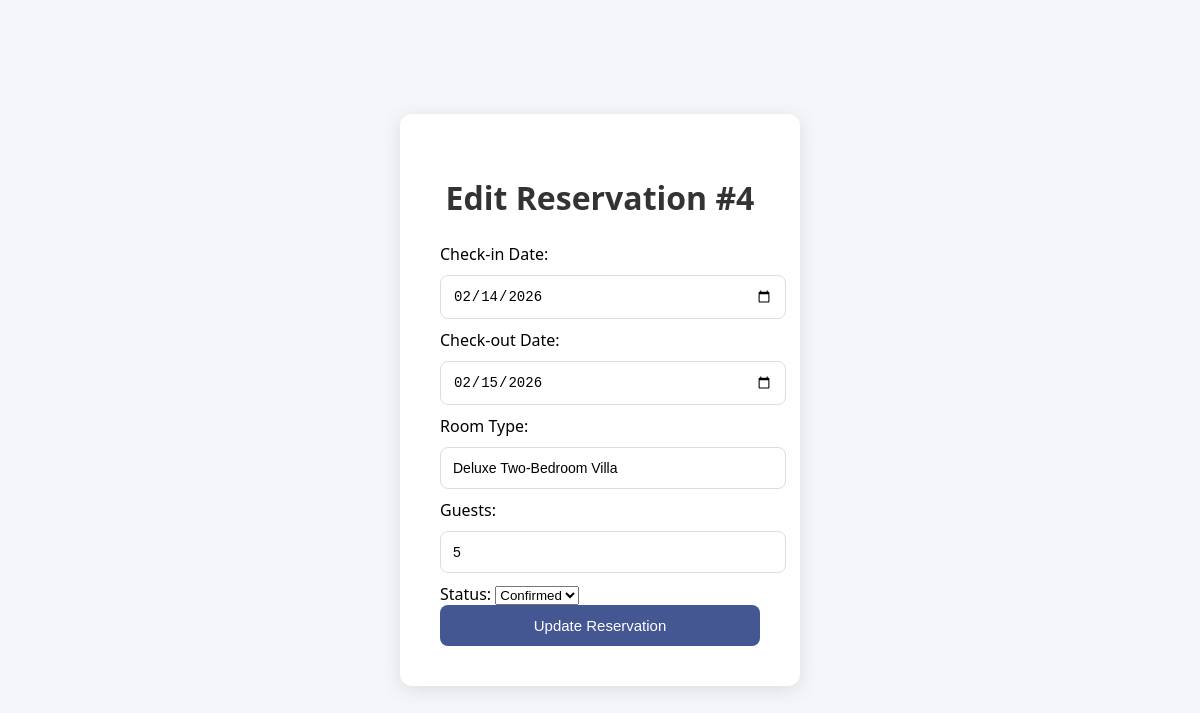
The page /staff/update_reservation.php?id=4 (signed in) on the database its author committed.
### tables this page shows
CREATE TABLE `customerreservation` (
  `reservation_id` int(11) NOT NULL,
  `user_id` int(11) DEFAULT NULL,
  `customer_name` varchar(100) NOT NULL,
  `checkin_date` date NOT NULL,
  `checkout_date` date NOT NULL,
  `room_type` varchar(50) NOT NULL,
  `guests` int(11) NOT NULL,
  `status` enum('Pending','Confirmed','Cancelled') DEFAULT 'Pending',
  `created_at` timestamp NULL DEFAULT current_timestamp(),
  `updated_at` timestamp NULL DEFAULT current_timestamp() ON UPDATE current_timestamp(),
  `otp_code` varchar(10) DEFAULT NULL,
  `otp_expiry` datetime DEFAULT NULL
);

### staff/update_reservation.php (the view, shortened to what this page needs)
<?php
$host = "localhost";
$dbname = "resortreservation";
$username = "root";
$password = "";
try {
    $pdo = new PDO("mysql:host=$host;dbname=$dbname;charset=utf8", $username, $password);
    $pdo->setAttribute(PDO::ATTR_ERRMODE, PDO::ERRMODE_EXCEPTION);
} catch (PDOException $e) {
    die("DB Connection failed: " . $e->getMessage());
}
$id = $_GET['id'] ?? null;
$stmt = $pdo->prepare("SELECT * FROM customerreservation WHERE reservation_id = ?");
$stmt->execute([$id]);
$reservation = $stmt->fetch(PDO::FETCH_ASSOC);
?>
<!DOCTYPE html>
<html lang="en">
<head>
    <link rel="stylesheet" href="css/style.css">
</head>
<body>
<div class="form">
    <h1>Edit Reservation #<?php echo $reservation['reservation_id']; ?></h1>
    <form method="POST">
        <label>Check-in Date:</label>
        <input type="date" name="checkin" value="<?php echo $reservation['checkin_date']; ?>" required>
        <label>Check-out Date:</label>
        <input type="date" name="checkout" value="<?php echo $reservation['checkout_date']; ?>" required>
        <label>Room Type:</label>
        <input type="text" name="room_type" value="<?php echo htmlspecialchars($reservation['room_type']); ?>" required>
        <label>Guests:</label>
        <input type="number" name="guests" value="<?php echo $reservation['guests']; ?>" required>
        <label>Status:</label>
        <select name="status" required>
            <option value="Confirmed" <?php if($reservation['status']=="Confirmed") echo "selected"; ?>>Confirmed</option>
        </select>
        <button type="submit" class="loginbtn">Update Reservation</button>
    </form>
</div>
</body>
</html>

### staff/css/style.css (style rules this page uses)
body { font-family: 'Segoe UI', Tahoma, sans-serif; background: #f4f6f9; display: flex; justify-content: center; align-items: center; height: 100vh; margin: 0; }
.form { background: #ffffff; padding: 40px; border-radius: 12px; box-shadow: 0 4px 20px rgba(0,0,0,0.1); width: 320px; }
h1 { text-align: center; margin-bottom: 24px; color: #333; font-weight: 600; }
input { width: 100%; padding: 12px; margin: 10px 0; border: 1px solid #ddd; border-radius: 8px; font-size: 14px; transition: border-color 0.3s; }
.loginbtn { width: 100%; padding: 12px; background: #455792; color: #fff; border: none; border-radius: 8px; font-size: 15px; cursor: pointer; transition: background 0.3s; }

### rows shown on the page
customerreservation: reservation_id "4", checkin "02/14/2026", checkout "02/15/2026", room_type "Deluxe Two-Bedroom Villa", guests "5", status "Confirmed"
